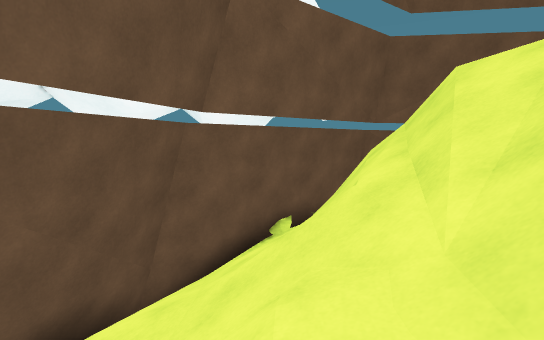
[1] (above)

12 first-person views from a walk through a 3-D level made in the Unity game engine. The camera is 1.4 m above the floor, tilts 8° down and sees 85° across. The floor is counted in squares, 1 m on a side. Each view is taken from the middle of a square. On the plan, view 1 faces up. The plan holds only what a view shows up to about 14 squares ahead; the rest is blank. The place goes on beyond the plan.

[2]
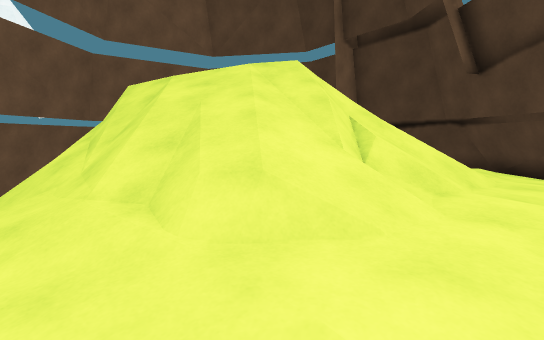

[3]
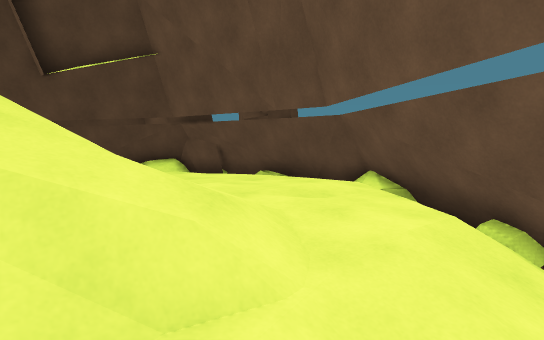

[4]
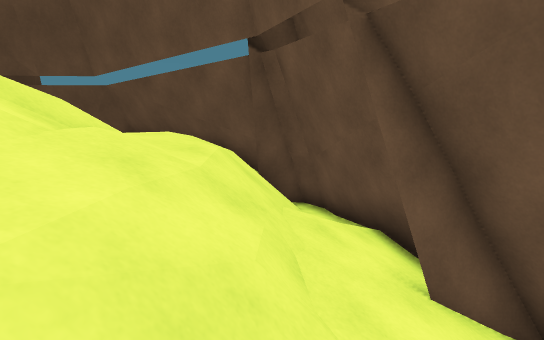

[5]
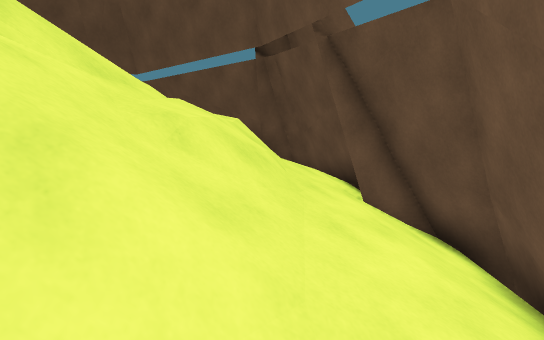

[6]
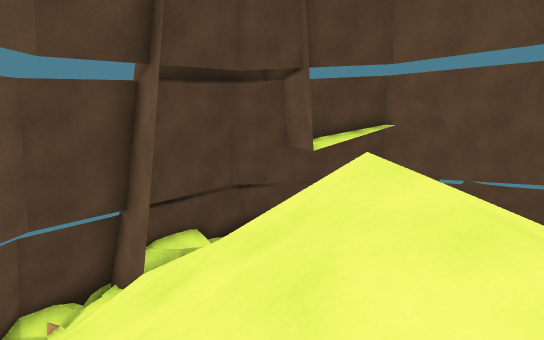

[7]
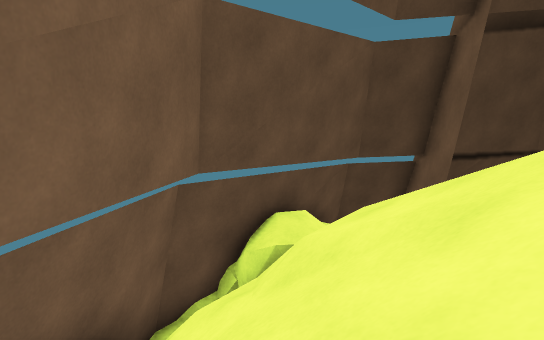

[8]
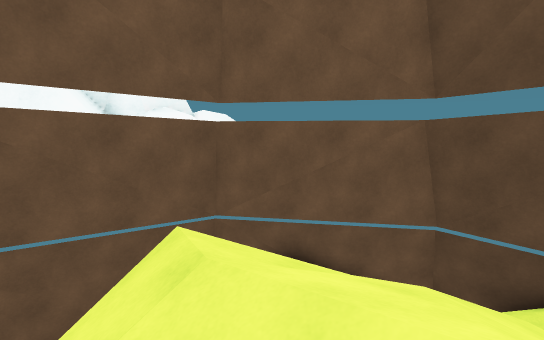

[9]
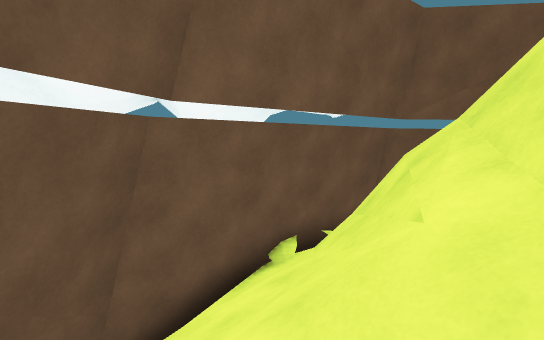

[10]
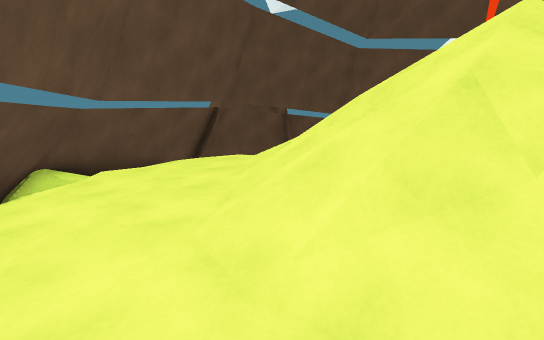

[11]
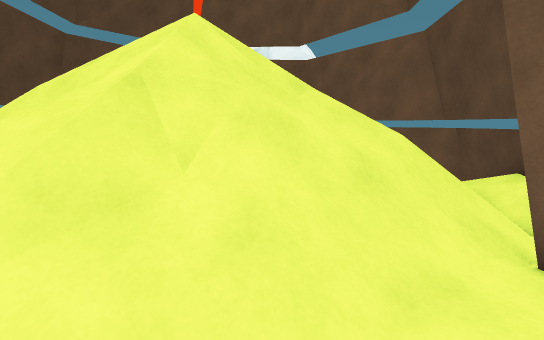

[12]
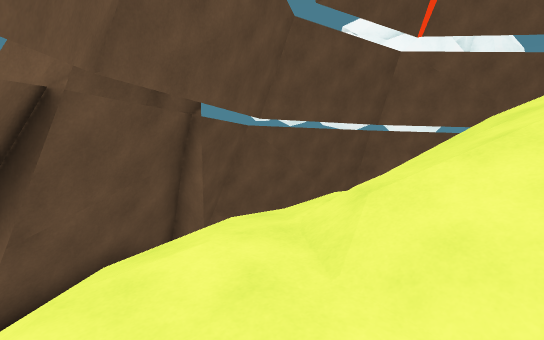

### Floor plan
Key: @ floor where view 1 was taken; # wall or solid block; . main floor; : floor 0.25 m higher than the main floor; - floor 0.25 m lower than the main floor; + floor 0.5 m higher than the main floor; _ floor 0.5 m lower than the main floor; < floor 0.75 m lower than the main floor; ( floor 1.5 m lower than the main floor; / step, stairs or slope; = window, fence, low wall or low ledge; v drop or lower ground; O other object.
Columns run from 5 left of view 1 to 16 right of it. Each row starts with its distance up from view 1.
 11        ##==
 10      O#####=####(
  9     v####   ///(#
  8   v##/###////==###
  7  v##//### //////###
  6  v# //###////// / ##=O
  5  v#///## //////////#=O
  4  #/////=//////////<#OO
  3  #/////=/////////###O
  2 ##//////////##///-_#
  1 #///=///////=##//-/#
  0 ##//=@+////=///// /#
 -1 ###///////=///// - #
 -2  ##///:////////..-##
 -3  ##///+:::::....-###
 -4   ##//:::::....-###
 -5   #####:.:....--###
 -6   #######:..######
 -7       v=######==
 -8       Ov-== _.
 -9           v

Where each view was taken, in squares from view 1:
view 1: 0 up, 0 right, facing up
view 2: 4 down, 0 right, facing up-right
view 3: 0 up, 0 right, facing down-right
view 4: 3 up, 1 left, facing down
view 5: 6 up, 1 left, facing down
view 6: 6 up, 5 right, facing down-right
view 7: 8 up, 4 right, facing right
view 8: 2 up, 5 right, facing up
view 9: 2 up, 0 right, facing up
view 10: 2 down, 12 right, facing left
view 11: 1 down, 12 right, facing up-left
view 12: 5 down, 4 right, facing up-left
